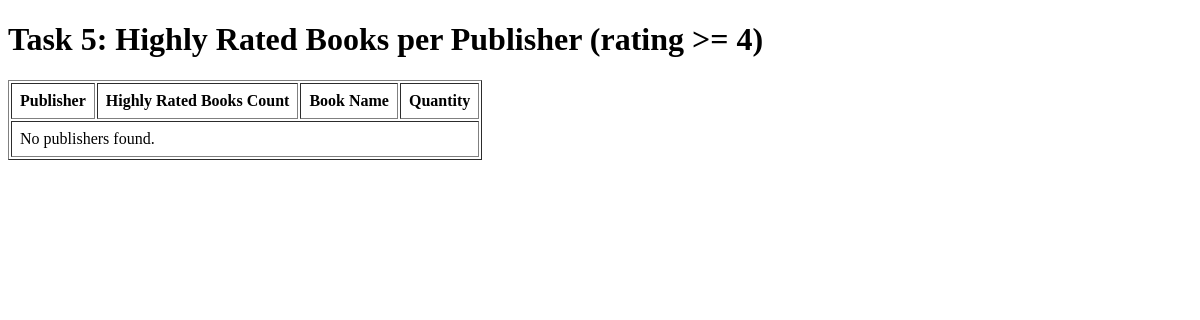
Page /books/lab9/task5 on the earlier database version.
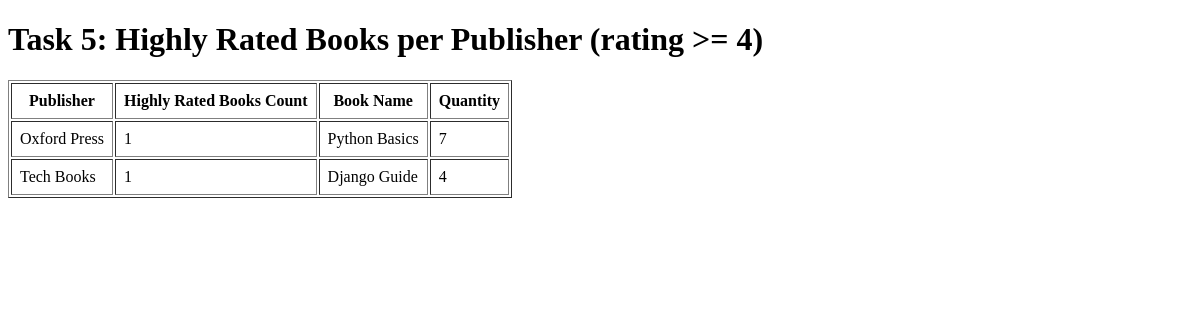
Same page on the later database version.
### apps/bookmodule/models.py (models this page shows, shortened)
class Publisher(models.Model):
    name = models.CharField(max_length=200)
    location = models.CharField(max_length=300)

class Book(models.Model):
    title = models.CharField(max_length=50)
    author = models.CharField(max_length=50)
    price = models.FloatField(default=0.0)
    edition = models.SmallIntegerField(default=1)
    quantity = models.IntegerField(default=1)
    pubdate = models.DateTimeField()
    rating = models.SmallIntegerField(default=1)
    publisher = models.ForeignKey(
        Publisher,
        null=True,
        blank=True,
        on_delete=models.SET_NULL,
        related_name='books'
    )
    authors = models.ManyToManyField(Author, blank=True)

### apps/bookmodule/views.py (the view)
# urls.py: path('lab9/task5', views.lab9_task5, name='lab9_task5'),
def lab9_task5(request):
    publishers = Publisher.objects.annotate(
        highly_rated_count=Count(
            'books',
            filter=Q(books__rating__gte=4)
        )
    )
    for publisher in publishers:
        publisher.high_rated_books = Book.objects.filter(
            publisher=publisher,
            rating__gte=4
        ).values('title', 'quantity')
    return render(request, 'bookmodule/lab9/task5.html', {
        'publishers': publishers
    })

### apps/templates/bookmodule/lab9/task5.html
<!DOCTYPE html>
<html lang="en">
<head><meta charset="UTF-8"><title>Lab 9 - Task 5</title></head>
<body>
<h1>Task 5: Highly Rated Books per Publisher (rating >= 4)</h1>
<table border="1" cellpadding="8">
<tr><th>Publisher</th><th>Highly Rated Books Count</th><th>Book Name</th><th>Quantity</th></tr>
{% for publisher in publishers %}
{% for book in publisher.high_rated_books %}
<tr>
<td>{{ publisher.name }}</td>
<td>{{ publisher.highly_rated_count }}</td>
<td>{{ book.title }}</td>
<td>{{ book.quantity }}</td>
</tr>
{% empty %}
<tr><td>{{ publisher.name }}</td><td>0</td><td>-</td><td>-</td></tr>
{% endfor %}
{% empty %}<tr><td colspan="4">No publishers found.</td></tr>{% endfor %}
</table>
</body></html>

Differences in the rows shown:
added Publisher: name "Oxford Press", highly_rated_count "1"
added Book: title "Python Basics", quantity "7"
added Publisher: name "Tech Books", highly_rated_count "1"
added Book: title "Django Guide", quantity "4"
Other differences:
text no longer shown: "No publishers found."
